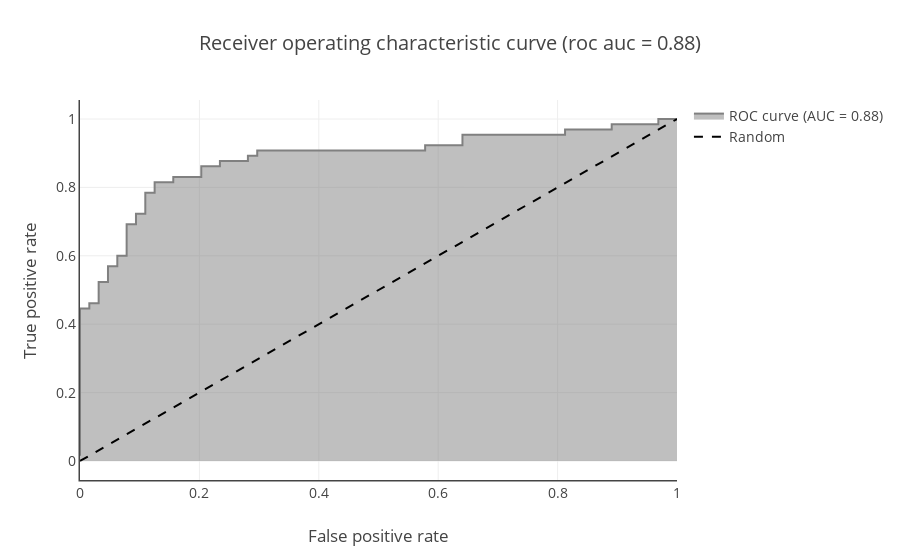

The code cell stored with this chart in its notebook:
### Code cell
r = plot_roc_curve(y_train, cv_predict_proba[:, 1])
py.iplot(r, filename='fatigue/roc_curve')

### Figure 1 — Plotly figure (JSON) as saved in the notebook; plotly's stock layout.template omitted (floating-point values rounded to 4 significant figures)
{"data": [{"fill": "tozeroy", "line": {"color": "gray"}, "mode": "lines", "name": "ROC curve (AUC = 0.88)", "type": "scatter", "x": [0, 0, 0.01562, 0.01562, 0.03125, 0.03125, 0.04688, 0.04688, 0.0625, 0.0625, 0.07812, 0.07812, 0.09375, 0.09375, 0.1094, 0.1094, 0.125, 0.125, 0.1562, 0.1562, 0.2031, 0.2031, 0.2344, 0.2344, 0.2812, 0.2812, 0.2969, 0.2969, 0.5781, 0.5781, 0.6406, 0.6406, 0.8125, 0.8125, 0.8906, 0.8906, 0.9688, 0.9688, 1], "y": [0.01538, 0.4462, 0.4462, 0.4615, 0.4615, 0.5231, 0.5231, 0.5692, 0.5692, 0.6, 0.6, 0.6923, 0.6923, 0.7231, 0.7231, 0.7846, 0.7846, 0.8154, 0.8154, 0.8308, 0.8308, 0.8615, 0.8615, 0.8769, 0.8769, 0.8923, 0.8923, 0.9077, 0.9077, 0.9231, 0.9231, 0.9538, 0.9538, 0.9692, 0.9692, 0.9846, 0.9846, 1, 1]}, {"line": {"color": "black", "dash": "dash"}, "mode": "lines", "name": "Random", "type": "scatter", "x": [0, 1], "y": [0, 1]}], "layout": {"font": {"size": 14}, "hovermode": "closest", "title": "Receiver operating characteristic curve (roc auc = 0.88)", "xaxis": {"linewidth": 1.5, "showline": true, "title": "False positive rate"}, "yaxis": {"linewidth": 1.5, "showline": true, "title": "True positive rate", "zeroline": false}}}
